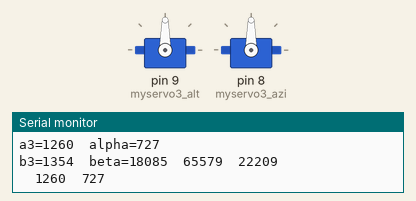
Simulated run of this sketch. Board: Arduino Uno, built with avr-gcc and run on an emulated ATmega328P. Parts: 2 × servo, the last lines printed to the serial monitor.

Above: at 0.1 s.
At 66.2 s:
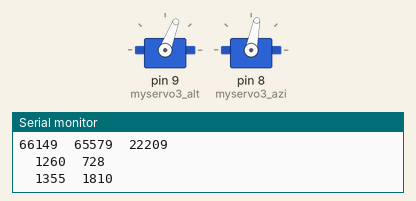
Timing chart, 0 to 67.7 s (numbered marks = the images above):
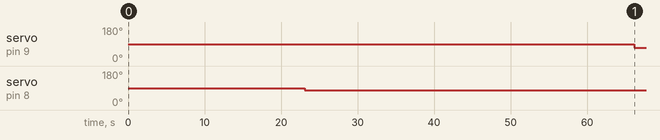

The sketch:

SolarStill_test3.ino
```cpp
#include <Servo.h>
#include <math.h>

/*
 * Instruction: enter the SR, SS, SN time and present time(2 min ahead of starting) then at exact present time click the reset button
 * Link for solar information:(1) https://www.esrl.noaa.gov/gmd/grad/solcalc/ ****use this one
                              (2) https://www.esrl.noaa.gov/gmd/grad/solcalc/azel.html
                              (3) https://www.timeanddate.com/sun/usa/las-cruces
 * Las Cruces Coorinate: 32.3199° N, 106.7637° W
 * Azimuth and Elevation - an angular coordinate system for locating positions in the sky. Azimuth is measured clockwise from true north
   to the point on the horizon directly below the object. Elevation is measured vertically from that point on the horizon up to the object.
 * for our setup and code, azimuthal angle (beta) should be greater than 90 degree when you start the exp.

  */

    /*May 3 2021*/
//------you need to enter these from link (1)--------
  int SRh=6;  //sun rise time in hours
  int SRm=18; //sun rise time in minutes
  int SSh=19; //sun set time in hours
  int SSm=49; //sun set time in minutes
  int PTh=9;  //present time in hours
  int PTm=45; //present time in minutes
  int SNh=13; //solar noon in hours
  int SNm=3; //solar noon in minutes
  double SNa_d=73.63; //solar noon angle (in degree)
  double alpha_0_d=-0.56; //altutude/elevation angle (in degree) at sun rise
  double alpha_L_d=5.24; //altutude/elevation angle (in degree) at sun set
  double beta_0_d=70.56; //azimuth angle (in degree) at sun rise
  double beta_L_d=289.61; //azimuth angle (in degree) at sun set
  double h=23.625; //height(in inch) of convex mirror focal point from the origin(centre point of the base on which these mirror units are intalled)
//----------------------------------------------------

//-----------calculation for useful parameters----------------
       /*544 corespond to 0 degree angle/ 2394 correspond to 180 degree angle*/
  int SNa= 544 +SNa_d*((2394-544)/180); //solar noon angle (for arduino)
  int alpha_0= 544 +alpha_0_d*((2394-544)/180); //altutude/elevation angle (for arduino) at sun rise
  int alpha_L= 544 +alpha_L_d*((2394-544)/180); //altutude/elevation angle (for arduino) at sun set
  int beta_0= 544 +beta_0_d*((2394-544)/180); //azimuth angle (for arduino) at sun rise
  int beta_L= 544 +beta_L_d*((2394-544)/180); //azimuth angle (for arduino) at sun set
  unsigned long t_alt_1= ((SSh - SRh)*60 +(SSm - SRm))*60000/(SNa-alpha_0); //time for altitude (in ms) before solar noon
  //unsigned long t_alt_1=10;
  unsigned long t_alt_2= ((SSh - SRh)*60 +(SSm - SRm))*60000/(SNa-alpha_L); //time for altitude (in ms) after solar noon
  //unsigned long t_alt_2=10;
  unsigned long t_azi= ((SSh - SRh)*60 +(SSm - SRm))*60000/(beta_L-beta_0); //time for azimuth (in ms)
  //unsigned long t_azi=10;
  unsigned long t_sn= ((SNh-PTh)*60 +(SNm-PTm))*60000; //time difference between solar noon and present time (in ms)
  //unsigned long t_sn= 10000;
  unsigned long alpha= alpha_0 +((PTh-SRh)*60 +(PTm-SRm))*60000/t_alt_1; //initial angle of altitude when you start the exp.
  //int alpha=544;
  unsigned long beta= beta_0 +((PTh-SRh)*60 +(PTm-SRm))*60000/t_azi; //initial angle of azimuth when you start the exp.
  //int beta=1024;
//-------------------------------------------------------------

//------to intiate the void loop-----------
  unsigned long last_seen_alt; //for altitude angle
  unsigned long last_seen_azi; //for azimuthal angle
  unsigned long myTime;
//-----------------------------------------

//---------UNIT#3-------------
  double x3= 18.75; //x position (in inch) of unit#3
  int y3=0; //y position (in inch) of unit#3
  double d3=sqrt(x3*x3+y3*y3); //distance (in inch) of unit#3 from origin(centre point of the base on which these mirror units are intalled)
  double theta3_d= atan(h/d3); //angle in degree
  int theta3= theta3_d*((2394-544)/180); //angle for arduino
  int a3= 90*((2394-544)/180) -((theta3-alpha)/2); //intial angle for altitude adjustment (for arduino)
  int b3= 45*((2394-544)/180) +(beta/2); //intial angle for azimuthal adjustment (for arduino)

  Servo myservo3_alt; //create servo object to control a servo for altitude adjustment
  Servo myservo3_azi; //create servo object to control a servo for azimuthal adjustment
//-------------------------------

// twelve servo objects can be created on most boards


void setup()
{
    Serial.begin(9600);
    Serial.print("myTime=");
    Serial.print(myTime);
    Serial.print("\t");
    Serial.print("t_alt_1=");
    Serial.print(t_alt_1);
    Serial.print("\t");
    Serial.print("t_azi=");
    Serial.print(t_azi);
    Serial.print("\n");


    Serial.print("a3=");
    Serial.print(a3);
    Serial.print("\t");
    Serial.print("alpha=");
    Serial.print(alpha);
    Serial.print("\n");
    Serial.print("b3=");
    Serial.print(b3);
    Serial.print("\t");
    Serial.print("beta=");
    Serial.print(beta);

//---------------UNIT#3--------------------
  myservo3_alt.attach(9); //attaches the 'altitude adjustment servo' of unit#3 on pin 9 to the servo object
  myservo3_azi.attach(8); //attaches the 'azimuthal adjustment servo' of unit#3 on pin 9 to the servo object
//-----------------------------------------


}

void loop()
  {
    myTime= millis();

//---------------UNIT#1--------------------


//-----------------------------------------

//---------------UNIT#2--------------------


//-----------------------------------------

//---------------UNIT#3--------------------
      if(myTime < t_sn && (myTime-last_seen_alt) > t_alt_1)
       {
        alpha++;
        a3= 90*((2394-544)/180) -((theta3-alpha)/2); //intial angle for altitude adjustment (for arduino)
        myservo3_alt.write(a3);
        last_seen_alt = myTime;
       }
      if (myTime > t_sn && (myTime-last_seen_alt) > t_alt_2)
         { alpha--;
           a3= 90*((2394-544)/180) -((theta3-alpha)/2); //intial angle for altitude adjustment (for arduino)
           myservo3_alt.write(a3);
           last_seen_alt = myTime;
         }
      if( (myTime-last_seen_azi) > t_azi)
      {
        beta++;
        b3= 45*((2394-544)/180) +(beta/2); //intial angle for azimuthal adjustment (for arduino)
        myservo3_azi.write(b3);
        last_seen_azi = myTime;
      }
//-----------------------------------------

//---------------UNIT#4--------------------

//-----------------------------------------


    Serial.print(myTime);
    Serial.print("\t");
    Serial.print(t_alt_1);
    Serial.print("\t");
    Serial.println(t_azi);
    Serial.print("\t");

    Serial.print(a3);
    Serial.print("\t");
    Serial.println(alpha);
    Serial.print("\t");
    Serial.print(b3);
    Serial.print("\t");
    Serial.println(beta);

    delay(1000);
  }
```

Measured:
- by itself, servo on pin 9 (myservo3_alt): 90° → 69° at 66.2 s
- by itself, servo on pin 8 (myservo3_azi): 90° → 79° at 23.1 s
